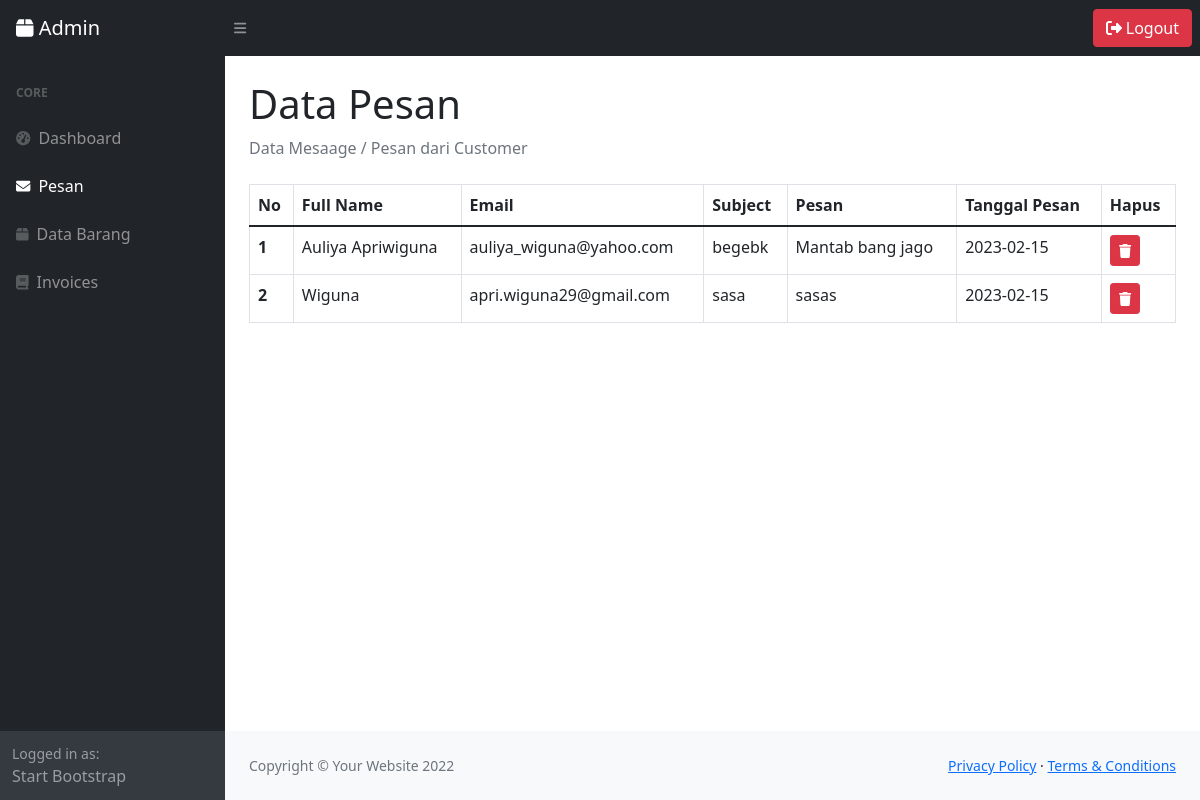
The page /index.php/admin/pesan on the database its author committed.
### tables this page shows
CREATE TABLE `tb_pesan` (
  `id` int(11) NOT NULL,
  `name` varchar(50) NOT NULL,
  `email` varchar(100) NOT NULL,
  `subject` text NOT NULL,
  `pesan` text NOT NULL,
  `tanggal_pesan` date NOT NULL DEFAULT current_timestamp()
);

### application/controllers/admin/Pesan.php (called while the page is built, shortened)
<?php
class Pesan extends CI_Controller {
    public function index() {
        $this->load->library('pagination');
        $config['base_url'] = 'http://localhost/toko_online_komputer/admin/pesan/index';
        $config['total_rows'] = $this->model_pesan->hitung_data_pesan();
        $config['per_page'] = 7;
        $data['start'] = $this->uri->segment(4);
        $data['barang'] = $this->model_pesan->tampil_data_pesan($config['per_page'], $data['start'])->result();
        $this->load->view('templatesAdmin/header');
        $this->load->view('admin/pesan', $data);
        $this->load->view('templatesAdmin/footer');
        $this->load->view('templatesAdmin/sweetalert');
    }
}

### index.php (called while the page is built, shortened)
<?php
require_once BASEPATH.'core/CodeIgniter.php';

### application/config/config.php (called while the page is built, shortened)
<?php
$config['base_url'] = 'http://localhost/toko_online_komputer/';
$config['index_page'] = '';
$config['uri_protocol']	= 'REQUEST_URI';
$config['url_suffix'] = '';
$config['language']	= 'english';
$config['charset'] = 'UTF-8';
$config['enable_hooks'] = FALSE;
$config['subclass_prefix'] = 'MY_';
$config['composer_autoload'] = FALSE;
$config['permitted_uri_chars'] = 'a-z 0-9~%.:_\-';
$config['enable_query_strings'] = FALSE;
$config['controller_trigger'] = 'c';
$config['function_trigger'] = 'm';
$config['directory_trigger'] = 'd';
$config['allow_get_array'] = TRUE;
$config['log_threshold'] = 0;
$config['log_path'] = '';
$config['log_file_extension'] = '';
$config['log_file_permissions'] = 0644;
$config['log_date_format'] = 'Y-m-d H:i:s';
$config['error_views_path'] = '';
$config['cache_path'] = '';
$config['cache_query_string'] = FALSE;
$config['encryption_key'] = '';
$config['sess_driver'] = 'files';
$config['sess_cookie_name'] = 'ci_session';
$config['sess_samesite'] = 'Lax';
$config['sess_expiration'] = 7200;
$config['sess_save_path'] = NULL;
$config['sess_match_ip'] = FALSE;
$config['sess_time_to_update'] = 300;
$config['sess_regenerate_destroy'] = FALSE;
$config['cookie_prefix']	= '';
$config['cookie_domain']	= '';
$config['cookie_path']		= '/';
$config['cookie_secure']	= FALSE;
$config['cookie_httponly'] 	= FALSE;
$config['cookie_samesite'] 	= 'Lax';
$config['standardize_newlines'] = FALSE;
$config['global_xss_filtering'] = FALSE;
$config['csrf_protection'] = FALSE;
$config['csrf_token_name'] = 'csrf_test_name';
$config['csrf_cookie_name'] = 'csrf_cookie_name';
$config['csrf_expire'] = 7200;
$config['csrf_regenerate'] = TRUE;
$config['csrf_exclude_uris'] = array();
$config['compress_output'] = FALSE;
$config['time_reference'] = 'local';
$config['rewrite_short_tags'] = FALSE;
$config['proxy_ips'] = '';

### application/models/model_pesan.php (called while the page is built, shortened)
<?php
class model_pesan extends CI_Model {
    public function hitung_data_pesan() {
        return $this->db->get('tb_pesan')->num_rows();
    }
    public function tampil_data_pesan($limit, $start) {
        return $this->db->get('tb_pesan', $limit, $start);
    }
}
?>

### application/views/admin/pesan.php (the view, shortened to what this page needs)
<div id="layoutSidenav">
    <div id="layoutSidenav_content">
        <main>
            <div class="container-fluid px-4">
                <h1 class="mt-4">Data Pesan</h1>
                <ol class="breadcrumb mb-4">
                    <li class="breadcrumb-item active">Data Mesaage / Pesan dari Customer</li>
                </ol>
            </div>
        </main>
        <div class="container-fluid px-4">
            <table class="table table-bordered table-table-responsive-sm">
                <thead>
                    <tr>
                        <th scope="col">No</th>
                        <th scope="col">Full Name</th>
                        <th scope="col">Email</th>
                        <th scope="col">Subject</th>
                        <th scope="col">Pesan</th>
                        <th scope="col">Tanggal Pesan</th>
                        <th scope="col" >Hapus</th>
                    </tr>
                </thead>
                <tbody>
                    <?php
                    foreach ($barang as $brg) { ?>
                        <tr>
                            <th scope="row"><?= ++$start; ?></th>
                            <td><?= $brg->name; ?></td>
                            <td><?= $brg->email; ?></td>
                            <td><?= $brg->subject; ?></td>
                            <td><?= $brg->pesan; ?></td>
                            <td><?= $brg->tanggal_pesan; ?></td>
                            <td>
                                <?php echo anchor('admin/Pesan/hapus/' . $brg->id, '<div class="btn btn-danger btn-sm"><i class="fas fa-trash"></i></div>'); ?>
                            </td>
                        </tr>
                    <?php }; ?>
                </tbody>
            </table>
        </div>
        <footer class="py-4 bg-light mt-auto">
            <div class="container-fluid px-4">
                <div class="d-flex align-items-center justify-content-between small">
                    <div class="text-muted">Copyright &copy; Your Website 2022</div>
                    <div>
                        <a href="#">Privacy Policy</a>
                        &middot;
                        <a href="#">Terms &amp; Conditions</a>
                    </div>
                </div>
            </div>
        </footer>
    </div>
</div>

### rows shown on the page
tb_pesan: name "Auliya Apriwiguna", email "auliya_wiguna@yahoo.com", subject "begebk", pesan "Mantab bang jago", tanggal_pesan "2023-02-15"
tb_pesan: name "Wiguna", email "apri.wiguna29@gmail.com", subject "sasa", pesan "sasas", tanggal_pesan "2023-02-15"
